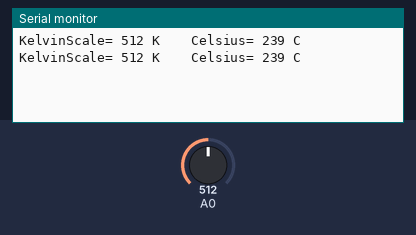
Bench run of a sketch on a simulated Arduino Uno, built with avr-gcc and run on an emulated ATmega328P. Parts: the last lines printed to the serial monitor. The inputs (shaded band) are chosen by the test bench; at power-on: A0 = 512.

Above: at 1.8 s.
1.9 s: A0 set to 716
At 2.5 s:
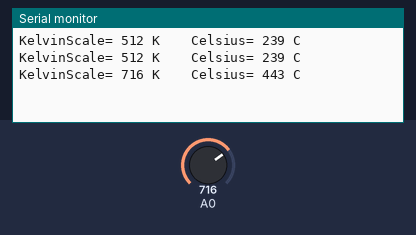
3.4 s: A0 set to 900
At 4.8 s:
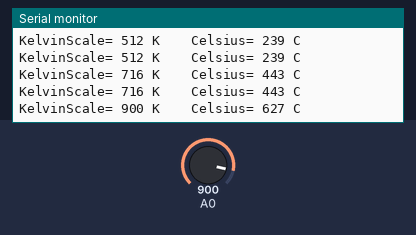
Timing chart, 0 to 6.4 s (numbered marks = the images above; inputs shaded):
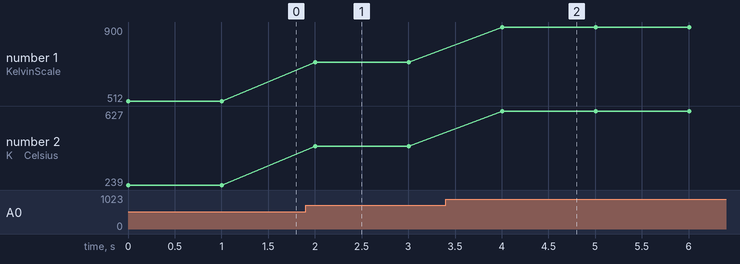

Measured:
- after the input at 1.9 s, the serial monitor: prints a new line after 0.10 s (image 1)
- after the input at 3.4 s, the serial monitor: prints a new line after 0.60 s (image 2)
- plotted number 1: 512 → 716 after the input at 1.9 s, 716 → 900 after the input at 3.4 s
- plotted number 2: 239 → 443 after the input at 1.9 s, 443 → 627 after the input at 3.4 s

The sketch:

ngt_ad590.ino
```cpp
// Faya-Nugget Sample Code
// Date: 2015/01/27
// Module Name: AD-590 Temperature Sensor
// Module Number: #ngt-ss-ad590-1A
// Description: Show current temperature in serial monitor

// Wiring: Module Pin ==> Arduino Pin
//               Vout ==> A0


void setup()
{
  Serial.begin(9600);          //setup uart baud rate
}

int Celsius=0;
int KelvinScale=0;

void loop()
{
    KelvinScale=analogRead(A0);
    Celsius=KelvinScale-273;             //KelvinScale(K) - 273 = Celsius(C)
    Serial.print("KelvinScale= ");
    Serial.print(KelvinScale);           //show Kelvin Scale vaule in serlial monito
    Serial.print(" K");

    Serial.print("    ");

    Serial.print("Celsius= ");
    Serial.print(Celsius);               //show Celsius vaule in serial monitor
    Serial.println(" C");
    delay(1000);
}
```
